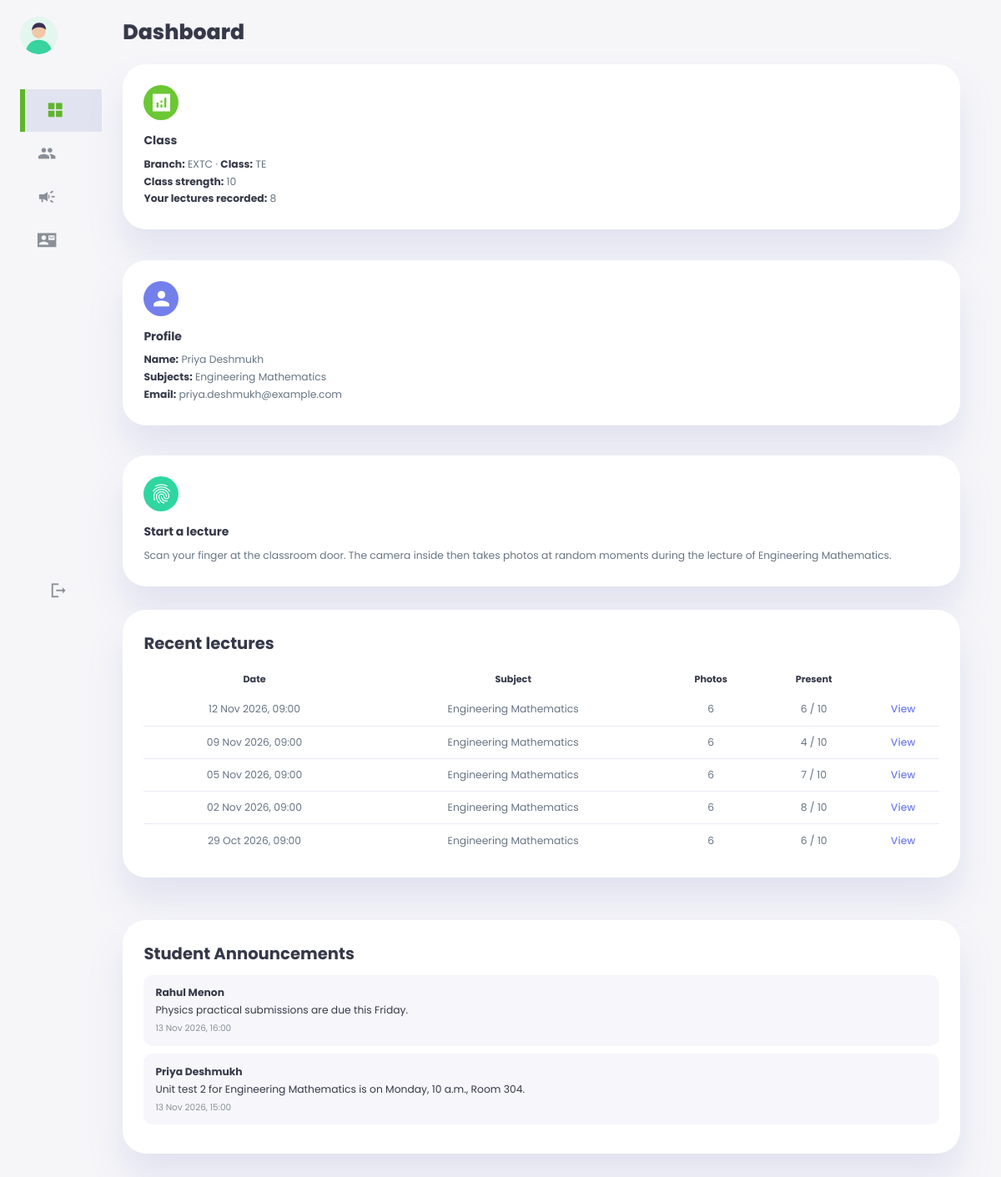
Page /faculty.php (signed in) on the committed database.
### tables this page shows
CREATE TABLE IF NOT EXISTS users (
  id            INT UNSIGNED NOT NULL AUTO_INCREMENT,
  role          ENUM('student','faculty') NOT NULL,
  roll_no       VARCHAR(20)  NULL,             
  first_name    VARCHAR(60)  NOT NULL,
  last_name     VARCHAR(60)  NOT NULL,
  email         VARCHAR(190) NOT NULL,
  password_hash VARCHAR(255) NOT NULL,         
  photo         VARCHAR(255) NULL,             
  department    VARCHAR(40)  NOT NULL DEFAULT 'EXTC',
  class_name    VARCHAR(20)  NOT NULL DEFAULT 'TE',
  is_online     TINYINT(1)   NOT NULL DEFAULT 0,
  created_at    TIMESTAMP    NOT NULL DEFAULT CURRENT_TIMESTAMP,
  PRIMARY KEY (id),
  UNIQUE KEY uq_users_email (email),
  UNIQUE KEY uq_users_roll (roll_no)
);

CREATE TABLE IF NOT EXISTS subjects (
  id          INT UNSIGNED NOT NULL AUTO_INCREMENT,
  code        VARCHAR(20)  NOT NULL,           
  name        VARCHAR(80)  NOT NULL,
  faculty_id  INT UNSIGNED NULL,               
  finger_id   SMALLINT UNSIGNED NULL,          
  PRIMARY KEY (id),
  UNIQUE KEY uq_subjects_code (code),
  UNIQUE KEY uq_subjects_finger (finger_id),
  CONSTRAINT fk_subjects_faculty FOREIGN KEY (faculty_id) REFERENCES users (id) ON DELETE SET NULL
);

CREATE TABLE IF NOT EXISTS lectures (
  id          INT UNSIGNED NOT NULL AUTO_INCREMENT,
  subject_id  INT UNSIGNED NOT NULL,
  started_at  DATETIME     NOT NULL,
  ended_at    DATETIME     NULL,
  photos      TINYINT UNSIGNED NOT NULL DEFAULT 0,    
  PRIMARY KEY (id),
  KEY ix_lectures_subject (subject_id, started_at),
  CONSTRAINT fk_lectures_subject FOREIGN KEY (subject_id) REFERENCES subjects (id) ON DELETE CASCADE
);

### web/includes/db.php (called while the page is built, shortened)
<?php
function db(): PDO
{
    static $pdo = null;
    if ($pdo instanceof PDO) {
        return $pdo;
    }
    $dsn = sprintf(
        'mysql:host=%s;port=%s;dbname=%s;charset=utf8mb4',
        config('DB_HOST', '127.0.0.1'),
        config('DB_PORT', '3306'),
        config('DB_NAME', 'smart_attendance')
    );
    try {
        $pdo = new PDO($dsn, config('DB_USER', ''), config('DB_PASSWORD', ''), [
            PDO::ATTR_ERRMODE => PDO::ERRMODE_EXCEPTION,
            PDO::ATTR_DEFAULT_FETCH_MODE => PDO::FETCH_ASSOC,
            PDO::ATTR_EMULATE_PREPARES => false,
        ]);
    } catch (PDOException $e) {
        error_log('Database connection failed: ' . $e->getMessage());
        http_response_code(503);
        exit('The database is not available. Check DB_* settings in .env (see docs/setup.md).');
    }
    $pdo->exec("SET time_zone = '" . (new DateTime())->format('P') . "'");
    return $pdo;
}
function q(string $sql, array $params = []): PDOStatement
{
    $stmt = db()->prepare($sql);
    $stmt->execute($params);
    return $stmt;
}

### web/includes/auth.php (called while the page is built, shortened)
<?php
function current_user(): ?array
{
    $id = $_SESSION['user_id'] ?? null;
    $user = $id ? (q('SELECT * FROM users WHERE id = ?', [$id])->fetch() ?: null) : null;
    return $user;
}
function require_login(): array
{
    $user = current_user();
    return $user;
}
function require_role(string $role): array
{
    $user = require_login();
    return $user;
}

### web/includes/helpers.php (called while the page is built, shortened)
<?php
function e(mixed $value): string
{
    return htmlspecialchars((string) ($value ?? ''), ENT_QUOTES | ENT_SUBSTITUTE, 'UTF-8');
}
function base_path(): string
{
    static $base = null;
    if ($base === null) {
        $webRoot = str_replace('\\', '/', realpath(dirname(__DIR__)) ?: dirname(__DIR__));
        $docRoot = str_replace('\\', '/', realpath($_SERVER['DOCUMENT_ROOT'] ?? '') ?: '');
        $base = ($docRoot !== '' && str_starts_with($webRoot, $docRoot)) ? substr($webRoot, strlen($docRoot)) : '';
        $base = rtrim($base, '/');
    }
    return $base;
}
function url(string $path = ''): string
{
    return base_path() . '/' . ltrim($path, '/');
}
function full_name(array $u): string
{
    return trim(($u['first_name'] ?? '') . ' ' . ($u['last_name'] ?? ''));
}
function fmt_date(string $dt, string $format = 'd M Y, H:i'): string
{
    return (new DateTime($dt))->format($format);
}

### web/includes/attendance.php (called while the page is built, shortened)
<?php
function faculty_subjects(int $facultyId): array
{
    return q(
        'SELECT s.*, (SELECT COUNT(*) FROM lectures l WHERE l.subject_id = s.id) AS lectures
           FROM subjects s WHERE s.faculty_id = ? ORDER BY s.id',
        [$facultyId]
    )->fetchAll();
}
function student_count(): int
{
    return (int) q("SELECT COUNT(*) FROM users WHERE role = 'student'")->fetchColumn();
}

### web/faculty.php (the view, shortened to what this page needs)
<?php
$user = require_role('faculty');
$mine = faculty_subjects((int) $user['id']);
$lectures = array_sum(array_column($mine, 'lectures'));
$recent = q(
    "SELECT l.id, l.started_at, l.photos, s.name, s.code,
            SUM(a.status = 'present') AS present, COUNT(a.student_id) AS total
       FROM lectures l JOIN subjects s ON s.id = l.subject_id
       LEFT JOIN attendance a ON a.lecture_id = l.id
      WHERE s.faculty_id = ?
      GROUP BY l.id, l.started_at, l.photos, s.name, s.code
      ORDER BY l.started_at DESC LIMIT 5",
    [$user['id']]
)->fetchAll();
$announcements = q(
    "SELECT a.body, a.created_at, u.first_name, u.last_name
       FROM announcements a JOIN users u ON u.id = a.faculty_id ORDER BY a.id DESC LIMIT 3"
)->fetchAll();
?>
<h1>Dashboard</h1>
<div class="insights">
  <div class="card c-green">
    <span class="material-icons-sharp">analytics</span>
    <div class="middle"><div class="left">
      <h3>Class</h3>
      <p><b>Branch:</b> <?= e($user['department']) ?> · <b>Class:</b> <?= e($user['class_name']) ?></p>
      <p><b>Class strength:</b> <?= student_count() ?></p>
      <p><b>Your lectures recorded:</b> <?= (int) $lectures ?></p>
    </div></div>
  </div>
  <div class="card c-purple">
    <span class="material-icons-sharp">person</span>
    <div class="middle"><div class="left">
      <h3>Profile</h3>
      <p><b>Name:</b> <?= e(full_name($user)) ?></p>
      <p><b>Subjects:</b> <?= e($mine ? implode(', ', array_column($mine, 'name')) : 'none assigned') ?></p>
      <p class="email"><b>Email:</b> <?= e($user['email']) ?></p>
    </div></div>
  </div>
  <div class="card c-teal">
    <span class="material-icons-sharp">fingerprint</span>
    <div class="middle"><div class="left">
      <h3>Start a lecture</h3>
      <p>Scan your finger at the classroom door. The camera inside then takes photos at random moments during the lecture of
        <?= e($mine ? $mine[0]['name'] : 'your subject') ?>.</p>
    </div></div>
  </div>
</div>
<div class="two-col">
  <div class="table-card">
    <h2>Recent lectures</h2>
    <?php if (!$recent): ?><p class="muted">No lectures recorded yet.</p><?php else: ?>
    <table>
      <thead><tr><th>Date</th><th>Subject</th><th>Photos</th><th>Present</th><th></th></tr></thead>
      <tbody>
      <?php foreach ($recent as $r): ?>
        <tr><td><?= e(fmt_date($r['started_at'])) ?></td><td><?= e($r['name']) ?></td><td><?= (int) $r['photos'] ?></td>
          <td><?= (int) $r['present'] ?> / <?= (int) $r['total'] ?></td>
          <td class="primary"><a href="<?= e(url('records.php?subject=' . urlencode($r['code']))) ?>">View</a></td></tr>
      <?php endforeach; ?>
      </tbody>
    </table>
    <?php endif; ?>
  </div>
  <div class="table-card">
    <h2>Student Announcements</h2>
    <?php foreach ($announcements as $a): ?>
      <div class="feed-item"><b><?= e(full_name($a)) ?></b><p><?= e($a['body']) ?></p>
        <small class="muted"><?= e(fmt_date($a['created_at'])) ?></small></div>
    <?php endforeach; ?>
  </div>
</div>

### web/assets/css/app.css (style rules this page uses)
:root { --green: #5fb52a; --green-bright: #6bc733; --purple: #7380ec; --teal: #2fd6a0; --red: #e5484d; --amber: #d98a00; --white: #fff; --muted: #8a8f98; --dark: #363949; --dark-variant: #677483; --light: rgba(132, 139, 200, 0.18); --background: #f6f6f9; --card-radius: 2rem; --radius-1: 0.4rem; --radius-2: 0.8rem; --card-padding: 1.8rem; --shadow: 0 2rem 3rem var(--light); }
* { margin: 0; padding: 0; box-sizing: border-box; }
html { font-size: 14px; }
body { font-family: 'Poppins', system-ui, sans-serif; font-size: 0.88rem; background: var(--background); color: var(--dark); min-height: 100vh; overflow-x: hidden; }
a { color: var(--dark); text-decoration: none; }
h1 { font-weight: 800; font-size: 1.8rem; }
h2 { font-size: 1.4rem; }
h3 { font-size: 0.95rem; }
p { color: var(--dark-variant); }
b { color: var(--dark); }
small { font-size: 0.75rem; }
.muted { color: var(--muted); }
.primary, .primary a { color: var(--purple); font-weight: 500; }
main > h1 { margin-bottom: 0.4rem; }
.insights { display: grid; grid-template-columns: repeat(3, 1fr); gap: 1.6rem; }
.card { background: var(--white); padding: var(--card-padding); border-radius: var(--card-radius); margin-top: 1rem; box-shadow: var(--shadow); transition: all 300ms ease; }
.card > span.material-icons-sharp { background: var(--green-bright); padding: 0.5rem; border-radius: 50%; color: var(--white); font-size: 2rem; }
.card.c-purple > span.material-icons-sharp { background: var(--purple); }
.card.c-teal > span.material-icons-sharp { background: var(--teal); }
.card .middle { display: flex; align-items: center; justify-content: space-between; gap: 0.8rem; }
.card h3 { margin: 1rem 0 0.6rem; font-size: 1rem; }
.card .left p { margin: 0.2rem 0; }
.card .email { word-break: break-all; }
.table-card { margin-top: 2rem; background: var(--white); border-radius: var(--card-radius); padding: var(--card-padding); box-shadow: var(--shadow); }
.table-card h2 { margin-bottom: 0.8rem; }
table { width: 100%; border-collapse: collapse; text-align: center; }
th { font-size: 0.8rem; padding: 0.6rem; color: var(--dark); }
td { height: 2.8rem; border-bottom: 1px solid var(--light); color: var(--dark-variant); padding: 0 0.4rem; }
tbody tr:last-child td { border: none; }
.two-col { display: grid; grid-template-columns: 1.3fr 1fr; gap: 1.6rem; }
.two-col .table-card { margin-top: 2rem; }
.feed-item { padding: 0.9rem 1rem; border-radius: var(--radius-2); background: #f7f7fb; margin-bottom: 0.7rem; text-align: left; }
.feed-item p { margin: 0.2rem 0; color: var(--dark); }
.feed-item b { text-transform: capitalize; }
@media (max-width: 1200px) { .insights, .two-col { grid-template-columns: 1fr; } }

### rows in the picture
users: department "EXTC", class_name "TE", full_name($user) "Priya Deshmukh", email "priya.deshmukh@example.com"
subjects: name "Engineering Mathematics"
lectures: started_at "12 Nov 2026, 09:00", subject.name "Engineering Mathematics", photos "6", present "6", total "10"
lectures: started_at "09 Nov 2026, 09:00", subject.name "Engineering Mathematics", photos "6", present "4", total "10"
lectures: started_at "05 Nov 2026, 09:00", subject.name "Engineering Mathematics", photos "6", present "7", total "10"
lectures: started_at "02 Nov 2026, 09:00", subject.name "Engineering Mathematics", photos "6", present "8", total "10"
lectures: started_at "29 Oct 2026, 09:00", subject.name "Engineering Mathematics", photos "6", present "6", total "10"

### other values in the picture
student_count() "10"
$lectures "8"
$mine ? implode(', ', array_column($mine, 'name')) : 'none assigned' "Engineering Mathematics"
full_name($a) "Rahul Menon"
$a['body'] "Physics practical submissions are due this Friday."
fmt_date($a['created_at']) "13 Nov 2026, 16:00"
full_name($a) "Priya Deshmukh"
$a['body'] "Unit test 2 for Engineering Mathematics is on Monday, 10 a.m., Room 304."
fmt_date($a['created_at']) "13 Nov 2026, 15:00"
